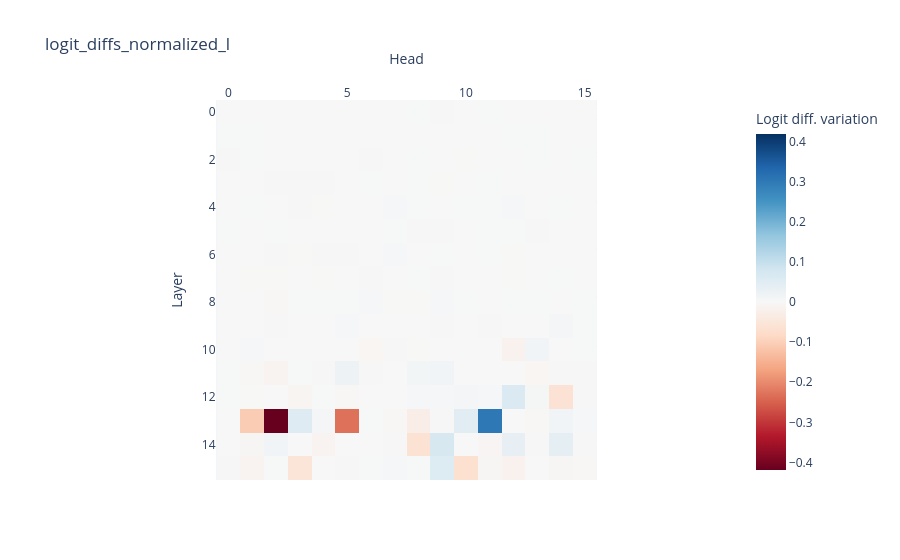

The cell this chart's notebook holds for it:
### Code cell
""" Figures * (Appendix) """
from dataset.ioi_dataset import *
prompt_dict_ls_ORIG = gen_ioi_prompt(20, tokenizer, "mixed", {"[PLACE]": PLACES, "[OBJECT]": OBJECTS}, NAMES, ABCD_TEMPLATES, None)
prompt_dict_ls_NEW = gen_abc_prompt(tokenizer, ABCD_TEMPLATES, prompt_dict_ls_ORIG)
## should contain "text", "IO_token_id", "S_token_id", and necessary token_pos at least
## find Name Mover, Negative Name Mover
send_info = {"token_pos_ls":[ i["END_token_pos"] for i in prompt_dict_ls_ORIG ]}
recv_info = {"type":"l","token_pos_ls":[ i["END_token_pos"] for i in prompt_dict_ls_ORIG ]}
## Figure *a
path_patching(prompt_dict_ls_ORIG, prompt_dict_ls_NEW, model, tokenizer, send_info, recv_info, output_dir, n_layers, n_heads, bsz=20, demo_now=True)
## Figure *b~g
# decompose_IOI_map_score(prompt_dict_ls_ORIG, prompt_dict_ls_NEW, model, tokenizer, router_weight_ls, output_dir, n_heads, n_experts, bsz=20, demo_now=True)

### Figure 1 — Plotly figure (JSON) as saved in the notebook; plotly's stock layout.template omitted (floating-point values rounded to 4 significant figures; data arrays with more than 128 entries replaced by an {"elided": "..."} marker saying what was removed)
{"data": [{"coloraxis": "coloraxis", "hovertemplate": "Head: %{x}<br>Layer: %{y}<br>Logit diff. variation: %{z}<extra></extra>", "name": "0", "type": "heatmap", "xaxis": "x", "yaxis": "y", "z": {"elided": "16x16 float values"}}], "layout": {"coloraxis": {"cmid": 0, "colorbar": {"title": {"text": "Logit diff. variation"}}, "colorscale": [[0, "rgb(103,0,31)"], [0.1, "rgb(178,24,43)"], [0.2, "rgb(214,96,77)"], [0.3, "rgb(244,165,130)"], [0.4, "rgb(253,219,199)"], [0.5, "rgb(247,247,247)"], [0.6, "rgb(209,229,240)"], [0.7, "rgb(146,197,222)"], [0.8, "rgb(67,147,195)"], [0.9, "rgb(33,102,172)"], [1, "rgb(5,48,97)"]]}, "title": {"text": "logit_diffs_normalized_l"}, "xaxis": {"anchor": "y", "constrain": "domain", "domain": [0, 1], "scaleanchor": "y", "side": "top", "title": {"text": "Head"}}, "yaxis": {"anchor": "x", "autorange": "reversed", "constrain": "domain", "domain": [0, 1], "title": {"text": "Layer"}}}}
